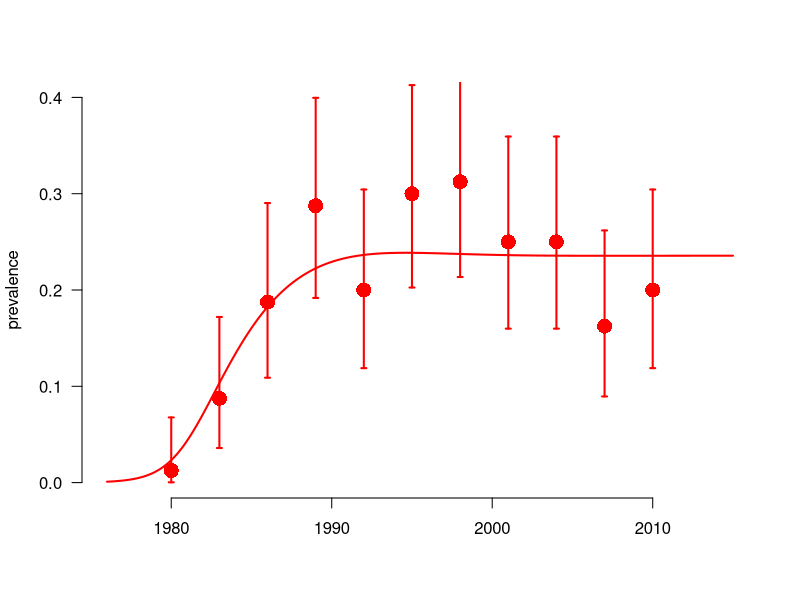
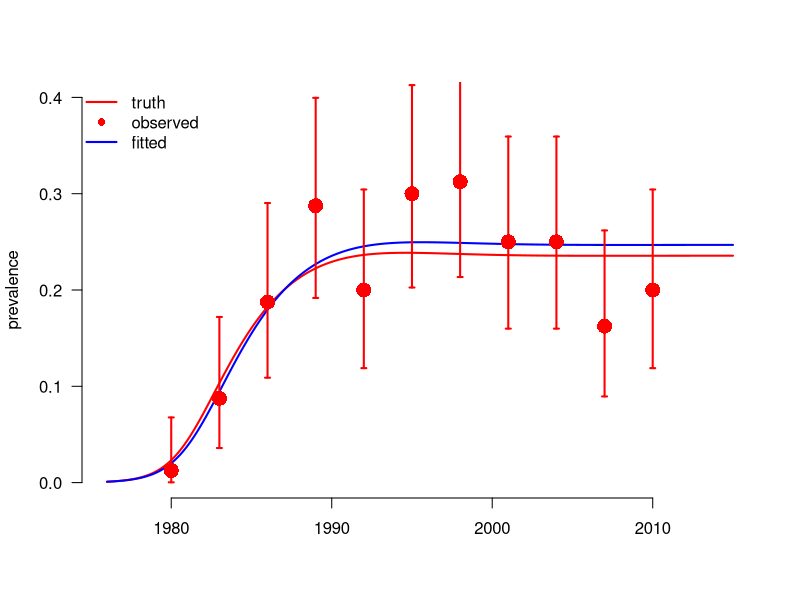
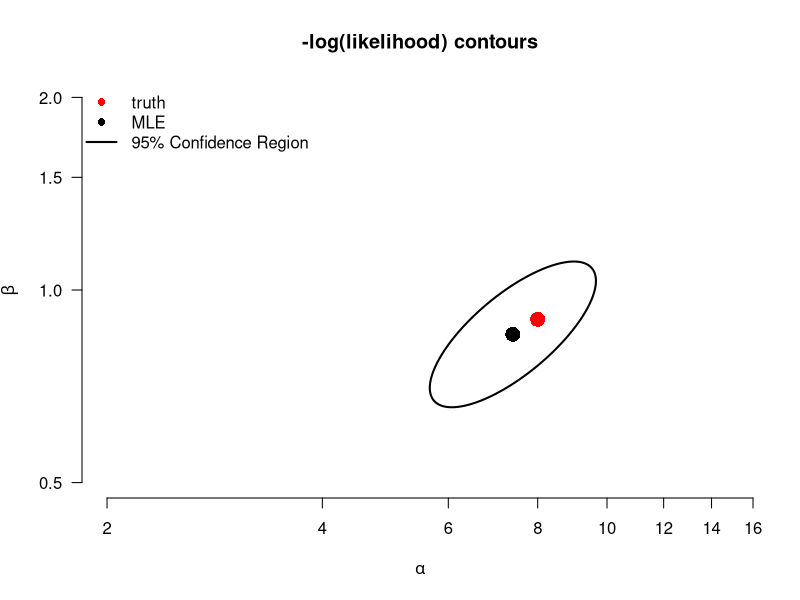
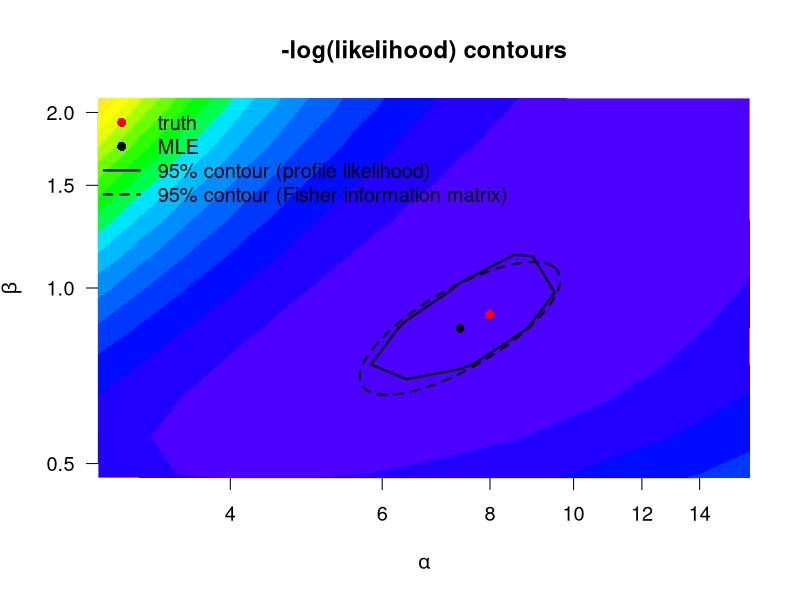

Write R code to recreate these figures, in order.
## Introduction to Likelihood 2: Fitting an SI model to an HIV epidemic with Maximum Likelihood Estimation
## Clinic on the Meaningful Modeling of Epidemiological Data
## International Clinics on Infectious Disease Dynamics and Data (ICI3D) Program
## African Institute for Mathematical Sciences, Muizenberg, RSA
## (C) Steve Bellan, 2015

###################################################################### 

## By the end of this tutorial you should…

## * Understand how to simulate cross-sectional prevalence data around a simulated epidemic.
## * Calculate a binomial likelihood from these prevalence data and a fully specified epidemic model.
## * Use R's "optim" function to do multivariate optimization over transformed parameter space.
## * Understand the difference betweeen SANN and Nelder-Mead algorithms
## * Create 95% CIs and contours from the hessian matrix
## * Create 95% CIs and contours based on the likelihood ratio

require(boot); require(deSolve); require(ellipse);

## Function that makes a list of disease parameters with default values
disease_params <- function(Beta = 0.9 ## transmission coefficient when prevalence is 0 
													 , alpha = 8 ## for transmission coefficient: decline with prevalence
													 , progRt = (1/10)*4 ## rate of of progression through each of the I classes, for 10 years total
													 , birthRt = .03 ## birth rate, 3% of people give birth per year
													 , deathRt = 1/60 ## 60 year natural life expectancy
){
	return(as.list(environment()))
}

disease_params()
disease_params(Beta = .2)

initPrev <- exp(-7) ## infected at start
tseqMonth <- seq(1976, 2015, by = 1/12)
init <- c(S=1-initPrev, I1=initPrev, I2=0, I3=0, I4=0, CI = 0, CD = 0) ## modeling proportion of population
Is <- paste0('I',1:4) ## for easy indexing

## Define the SI ODE model. This model is equivalent to the third model in the HIV in Harare tutorial
## 	(though some parameters may have different names)
SImod <- function(tt, yy, parms) with(c(parms,as.list(yy)), {
	## State variables are: S, I1, I2, I3, I4
	## derived quantitties
	I <- I1+I2+I3+I4           ## total infected
	N <- I + S                 ## total population
	transmissionCoef <- Beta * exp(-alpha * I/N) ## Infectious contact rate
	## state variable derivatives (ODE system)
	deriv <- rep(NA,7)
	deriv[1] <-	birthRt*N - deathRt*S - transmissionCoef*S*I/N ## Instantaneous rate of change: Susceptibles
	deriv[2] <-	transmissionCoef*S*I/N - progRt*I1 - deathRt*I1 ## Instantaneous rate of change: Infection class I1
	deriv[3] <-	progRt*I1 - progRt*I2 - deathRt*I2 ## Instantaneous rate of change:  Infection class I2
	deriv[4] <-	progRt*I2 - progRt*I3 - deathRt*I3 ## Instantaneous rate of change: Infection class I3 
	deriv[5] <-	progRt*I3 - progRt*I4 - deathRt*I4 ## Instantaneous rate of change: Infection class I4
	deriv[6] <-	transmissionCoef*S*I/N ## Instantaneous rate of change: Cumulative incidence
	deriv[7] <-	progRt*I4 ## Instantaneous rate of change: Cumulative mortality
	return(list(deriv))
})

## Function to run the deterministic model simulation, based on the ODE system defined in SImod().
simEpidemic <- function(init, tseq = tseqMonth, modFunction=SImod, parms = disease_params()) {
	simDat <- as.data.frame(lsoda(init, tseq, modFunction, parms=parms))
	simDat$I <- rowSums(simDat[, Is])
	simDat$N <- rowSums(simDat[, c('S',Is)])
	simDat$P <- with(simDat, I/N)
	return(simDat)
}

## Function to 'sample' the population:
## From a simulated epidemic, measure prevalence at several time points by drawing
## cross-sectional samples of individuals at each time, testing them, and then calculating sample
## prevalence and associated binomial confidence intervals

sampleEpidemic <- function(simDat # Simulated "data" which we treat as real 
													 , sampleDates = seq(1980, 2010, by = 3) # Sample every 3 years 
													 , numSamp = rep(80, length(sampleDates)) # Number of individuals sampled at each time point
){
	prev_at_sample_times <- simDat[simDat$time %in% sampleDates, 'P']
	numPos <- rbinom(length(numSamp), numSamp, prev_at_sample_times)
	lci <- mapply(function(x,n) binom.test(x,n)$conf.int[1], x = numPos, n = numSamp)
	uci <- mapply(function(x,n) binom.test(x,n)$conf.int[2], x = numPos, n = numSamp)    
	return(data.frame(time = sampleDates, numPos, numSamp, sampPrev =  numPos/numSamp,
										lci = lci, uci = uci))
}

## Run system of ODEs for "true" parameter values
trueParms <- disease_params() # Default model parameters are defined in lines 20-26
simDat <- simEpidemic(init, parms = trueParms) # Simulated epidemic (underlying process)

par(bty='n', lwd = 2)
# Plot simulated prevalence through time:
with(simDat, plot(time, P, xlab = '', ylab = 'prevalence', type = 'l', ylim = c(0,.4), col='red', las = 1))
## Take cross-sectional sample of individuals to get prevalence estimates at multiple time points:
set.seed(1) # Initiate the random number generator (so everyone's simulation looks the same)
myDat <- sampleEpidemic(simDat) # Simulate data from the sampling process (function defined above)
points(myDat$time, myDat$sampPrev, col = 'red', pch = 16, cex = 2) # Plot sample prevalence at each time point
arrows(myDat$time, myDat$uci, myDat$time, myDat$lci, col = 'red', len = .025, angle = 90, code = 3) # Plot 95% CIs around the sample prevalences

## To start, we need to write a likelihood function that gives the probability that a given parameter set
## (Beta, alpha values) would generate the observed data. Remember that we are assuming that there is some
## true underlying epidemic curve that is deterministic and the data we observe are only noisy
## because of sampling/observation error (not because the underlying curve is also
## noisy--i.e. process error--which would be particularly likely for epidemics in small populations).

## We assume binomial sampling errors. So we can write the -log-likelihood as the probability of
## observing the observed number positive out of each sample if the prevalence is the value generated by
## a model parameterized by a given set of parameters:

## Return the negative log of likelihood by convention
nllikelihood <- function(parms = disease_params(), obsDat=myDat) {
	simDat <- simEpidemic(init, parms=parms)
	## What are the rows from our simulation at which we have observed data?
	matchedTimes <- simDat$time %in% obsDat$time
	nlls <- -dbinom(obsDat$numPos, obsDat$numSamp, prob = simDat$P[matchedTimes], log = T)
	return(sum(nlls))
}
nllikelihood(trueParms) ## loglikelihood of the true parameters (which we usually never know)
nllikelihood(disease_params(Beta = 3, alpha = 1))  ## vs some random guessed parameters

## First look up how optim() works. The more you read through the help
## file the easier this will be!!! In particular make sure you understand that
## the first argument of optim must be the initial values of the parameters to
## be fitted (i.e. Beta & alpha) and that any other parameters to be fixed are
## given as additional arguments (in the help file under "...")
## ?optim

## Since we need to be able to easily separate fitted and fixed parameters,
## let's make a function that takes fitted and fixed parameters together and
## puts them back in a parameter list (similar to the output of
## disease_params()). We also want it to be able to take logged parameter values
## and unlog them automatically back into the parameter list, so that we can fit
## on a log scale, but run our model with the unlogged values.
subsParms <- function(fit.params, fixed.params=disease_params())
	within(fixed.params, {
		loggedParms <- names(fit.params)[grepl('log_', names(fit.params))]
		unloggedParms <- names(fit.params)[!grepl('log_', names(fit.params))]        
		for(nm in unloggedParms) assign(nm, as.numeric(fit.params[nm]))
		for(nm in loggedParms) assign(gsub('log_','',nm), exp(as.numeric(fit.params[nm])))
		rm(nm, loggedParms, unloggedParms)
	})
guess.params <- c(log_Beta = log(5), log_alpha = log(8))
subsParms(guess.params, disease_params())

## Make likelihood a function of fixed and fitted parameters.
objFXN <- function(fit.params ## paramters to fit
									 , fixed.params =disease_params() ## fixed paramters
									 , obsDat=myDat) {
	parms <- subsParms(fit.params, fixed.params)
	nllikelihood(parms, obsDat = obsDat) ## then call likelihood
}
objFXN(guess.params, disease_params())

## Select initial values for fitted parameters from which optimization routine
## will start. If you select bad initial values the algorithm can get stuck on a
## bad set of parameters. You can always try the true values as a starting point
## for this problem, although that's rarely possible in real problems.

init.pars <- c(log_alpha = log(30), log_Beta = log(.1))
## We will start with SANN optimization since it is stochastic and therefore
## less likely to get stuck in a local minima. But then finish with Nelder-Mead
## optimization which is much faster.

###  NOTE: for trace >0 you see more progress report, bigger numbers show more
###  update
trace <- 3

## SANN: This is stochastic, be CAREFUL -- sometimes it gets stuck at local minima
## for unreasonble parameters. If you see this happen, run it again!
optim.vals <- optim(par = init.pars
										, objFXN
										, fixed.params = disease_params()
										, obsDat = myDat
										, control = list(trace = trace, maxit = 150)
										, method = "SANN")
exp(unname(optim.vals$par))
trueParms[c('alpha','Beta')]

## We feed the last parameters of SANN in as the first values of Nelder-Mead
optim.vals <- optim(par = optim.vals$par
										, objFXN
										, fixed.params = disease_params()
										, obsDat = myDat
										, control = list(trace = trace, maxit = 800, reltol = 10^-7)
										, method = "Nelder-Mead"
										, hessian = T)
optim.vals
MLEfits <- optim.vals$par
trueParms[c('alpha','Beta')]
exp(unname(MLEfits))

log_alpha.fit <- MLEfits["log_alpha"]
log_Beta.fit <- MLEfits["log_Beta"]

## Look at the output of optim. Understand what it means. Did the algorithm
## converge? Look at ?optim to understand it.

## Plot MLE fit time series
par(bty='n', lwd = 2, las = 1)
with(simDat, plot(time, P, xlab = '', ylab = 'prevalence', type = 'l', ylim = c(0,.4), col='red'))
fitDat <- simEpidemic(init, parms = subsParms(optim.vals$par, trueParms))
with(fitDat, lines(time, P, col='blue'))
points(myDat$time, myDat$sampPrev, col = 'red', pch = 16, cex = 2)
arrows(myDat$time, myDat$uci, myDat$time, myDat$lci, col = 'red', len = .025, angle = 90, code = 3)
legend("topleft", c('truth', 'observed', 'fitted'), lty = c(1, NA, 1), pch = c(NA,16, NA),
			 col = c('red', 'red', 'blue'), bty = 'n')

######################################################################
## Contour plots with the hessian
######################################################################
## The Hessian matrix gives you the curvature of the likelihood function at the maximum likelihood
## estimate (MLE) of the fitted parameters. In other words, it tells you the second derivative around
## MLE, which can be used to estimate the covariance variance matrix of the estimator. This estimate of
## the covariance varance matrix is known as the Fisher information matrix and can be obtained by
## inverting the Hessian.
fisherInfMatrix <- solve(optim.vals$hessian) ## invert the Hessian, to estimate the covar-var matrix of parameter estimates

## Initialize plot of parameters
plot(1,1, type = 'n', log = 'xy',
		 ## xlim = range(alpha.seq), ylim = range(Beta.seq),
		 xlim = c(2,15), ylim = c(.5,2),
		 las = 1,
		 xlab = expression(alpha), ylab = expression(beta),
		 main = "-log(likelihood) contours", bty = "n")
## Add true parameter values to the plot
with(trueParms, points(alpha, Beta, pch = 16, cex = 2, col = 'red'))
## Add MLE to the plot
points(exp(MLEfits['log_alpha']), exp(MLEfits['log_Beta']), pch = 16, cex = 2, col = 'black')
## Add 95% contour ellipse from Hessian
lines(exp(ellipse(fisherInfMatrix, centre = MLEfits, level = .95)))
legend("topleft", c('truth', 'MLE', '95% Confidence Region'), lty = c(NA, NA, 1), pch = c(16,16, NA),
			 col = c('red', 'black', 'black'), bg='white', bty = 'n')

######################################################################
## Contour plots with likelihood profiles
######################################################################
## With all other parameters fixed to their initial values, lets look at a
## contour likelihood plot over Beta and alpha.  To do this we write wrapper
## functions of log_Beta and log_alpha to feed to outer() and then
## contour(). This is confusing so make sure you understand every function.

## This function simply takes values log_Beta and log_alpha and feeds them into
## objFXN above as a single variable called logpars, you'll see why this is
## useful below.
objXalpha_Beta <- function(alpha, Beta, fixed.params = disease_params(), browse=F)
	objFXN(fit.params = c(log_alpha = log(alpha), log_Beta = log(Beta))
				 , fixed.params = fixed.params)

## Now instead of giving a single argument on the log scale we give 2
## on the untransformed scale.
objFXN(c(log_alpha = log(1/5), log_Beta = log(25)))
objXalpha_Beta(1/5, 25)

## If we try to give this function multiple values of alpha and Beta,
## however, it gets confused and only analyzes the first one.
objXalpha_Beta(c(1/5:8), 25:30)

## So we "Vectorize" this function so it can take in vectors of the parameters
## and return the output. objXalpha_BetaVEC then calls on objXalpha_Beta() to
## take xx,yy as pairwise values and returns objXalpha_Beta() for all pairs
objXalpha_BetaVEC <- Vectorize(objXalpha_Beta, list("alpha", "Beta"))

## Task: Explain how the following three lines are related.
objXalpha_Beta(25, 1/5)
objXalpha_Beta(26, 1/6)
objXalpha_Beta(8, .9)
objXalpha_BetaVEC(c(25:26), c(1/5,1/6))

## Now we use the R function outer() to evaluate objXalpha_BetaVEC() over a grid
## of {alpha, Beta} combinations. This can take a long time because we have to do
## res^2 evaluations of nllikelihood(), and recall that each time we do this we are
## running lsoda() inside simEpidemic()

## Grid resolution resXres, increasing it makes contours smoother but takes a lot longer
res <- 15

## Now create a sequence of alpha values for the grid
alpha.seq <- exp(seq(log_alpha.fit-1, log_alpha.fit+1, l = res))
alpha.seq

## Now create a sequence of Beta values for the grid 
Beta.seq <- exp(seq(log_Beta.fit-1, log_Beta.fit + 1, l = res))
Beta.seq

## The function outer() now evaluates objXalpha_BetaVEC on this grid. ?outer
mat <- outer(alpha.seq, Beta.seq, objXalpha_BetaVEC) # this can take a long time

## Make a contour plot that shows the confidence regions in red.  Likelihood
## Ratio Test confidence regions use the chi squared distribution cutoff with
## degrees of freedom 2 (2 parameters)
ml.val <- optim.vals$value
conf.cutoff <- ml.val + qchisq(.95,2)/2

## Show likelihood contours
par(cex = 1.2)
plot(1,1, type = 'n', log = 'xy',
		 ## xlim = range(alpha.seq), ylim = range(Beta.seq),
		 xlim = c(3,15), ylim = c(.5,2), 
		 xlab = expression(alpha), ylab = expression(beta),
		 main = "-log(likelihood) contours", bty = "n")
.filled.contour(alpha.seq, Beta.seq, mat, levels = seq(min(mat), max(mat), l=20), col = topo.colors(20))
## Add contour for 95% CI from likelihood ratio
contour(alpha.seq, Beta.seq, mat, levels = c(conf.cutoff),
				col = "black", lwd = 2, labels = "", labcex = .2, add = T)
## Add contour for 95% CI from Hessian
lines(exp(ellipse(fisherInfMatrix, centre = MLEfits, level = .95)), lty = 2)
## Add MLE to the plot
points(exp(log_alpha.fit), exp(log_Beta.fit), pch = 16, cex = 1, col = 'black')
## Add true parameter values to the plot
with(trueParms, points(alpha, Beta, pch = 16, cex = 1, col = 'red'))
legend("topleft",
			 c('truth', 'MLE', '95% contour (profile likelihood)', '95% contour (Fisher information matrix)')
			 , lty = c(NA, NA, 1, 2), pch = c(16,16, NA, NA),
			 col = c('red', rep('black',3)), bg='white', bty = 'n')
